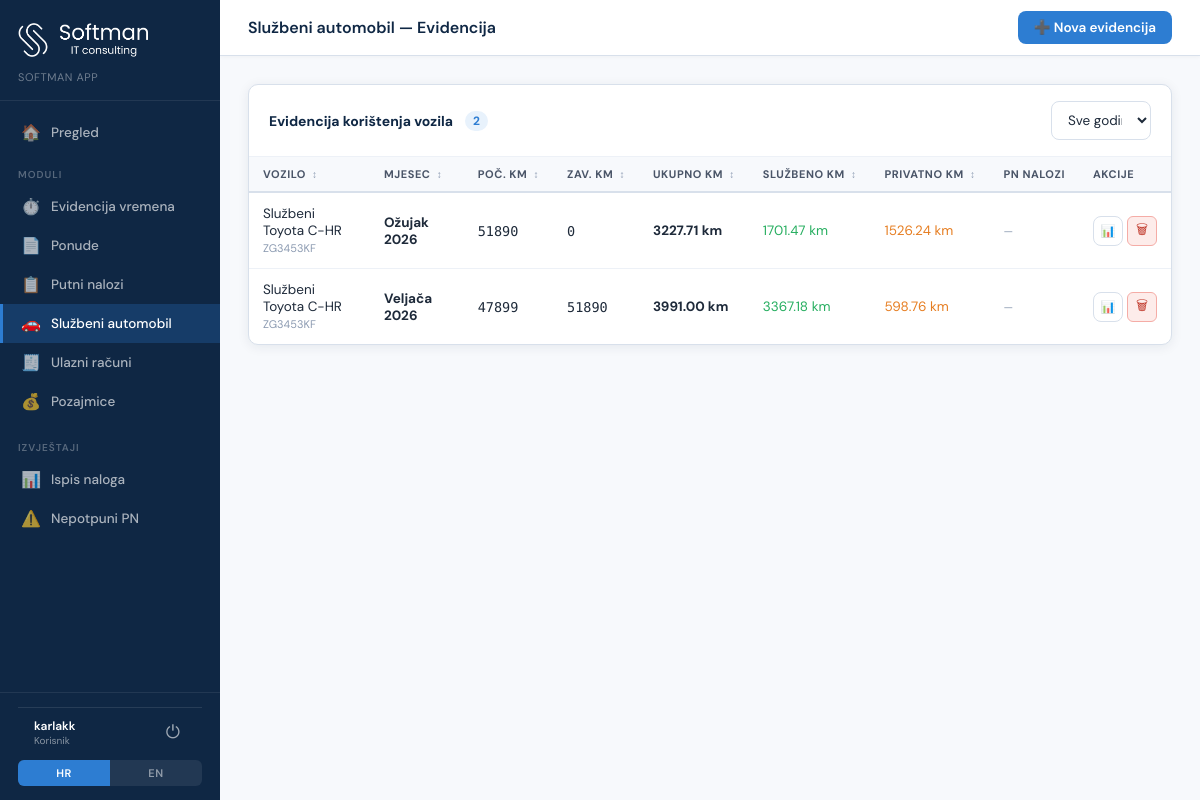
The app's page /vehicle-log (signed in) with its own data.
### tables this page shows
CREATE TABLE users (
            id INTEGER PRIMARY KEY AUTOINCREMENT,
            username TEXT UNIQUE NOT NULL,
            password_hash TEXT NOT NULL,
            is_admin INTEGER DEFAULT 0,
            is_active INTEGER DEFAULT 1,
            employee_id INTEGER,
            display_name TEXT,
            email TEXT,
            auth_provider TEXT DEFAULT 'local',
            ad_object_id TEXT,
            last_login TIMESTAMP,
            created_at TIMESTAMP DEFAULT CURRENT_TIMESTAMP
        , must_change_password INTEGER DEFAULT 0, profile_id INTEGER);

CREATE TABLE vehicle_log (
            id INTEGER PRIMARY KEY AUTOINCREMENT,
            vehicle_id INTEGER,
            year INTEGER NOT NULL,
            month INTEGER NOT NULL,
            start_km REAL DEFAULT 0,
            end_km REAL DEFAULT 0,
            total_km REAL DEFAULT 0,
            official_km REAL DEFAULT 0,
            private_km REAL DEFAULT 0,
            notes TEXT,
            csv_filename TEXT,
            created_at TIMESTAMP DEFAULT CURRENT_TIMESTAMP,
            updated_at TIMESTAMP DEFAULT CURRENT_TIMESTAMP, is_approved INTEGER DEFAULT 0, approved_at TEXT, approved_by_id INTEGER, employee_signature_path TEXT, frozen_excel_path TEXT, frozen_pdf_path TEXT,
            UNIQUE(vehicle_id, year, month)
        );

CREATE TABLE vehicles (
            id INTEGER PRIMARY KEY AUTOINCREMENT,
            name TEXT NOT NULL,
            reg_plate TEXT,
            is_default INTEGER DEFAULT 0,
            created_at TIMESTAMP DEFAULT CURRENT_TIMESTAMP
        , vehicle_type TEXT DEFAULT 'pool', assigned_employee_id INTEGER DEFAULT NULL, home_address TEXT DEFAULT NULL, home_city TEXT DEFAULT NULL);

### app.py (the view)
@app.route('/vehicle-log')
@login_required
def vehicle_log_list():
    user = get_current_user()
    conn = get_db()
    if not user_has_vehicle_log_access(user, conn):
        conn.close()
        return render_template('403.html', user=user), 403
    audit('view', module='sluzbeni_automobil', entity='list')
    logs = conn.execute('''
        SELECT vl.*, v.name as vehicle_name, v.reg_plate
        FROM vehicle_log vl
        LEFT JOIN vehicles v ON vl.vehicle_id = v.id
        ORDER BY vl.year DESC, vl.month DESC
    ''').fetchall()
    vehicles = get_vehicles_for_user(conn, user)
    conn.close()
    log_list = []
    for log in logs:
        d = dict(log)
        d['month_name'] = MONTH_NAMES.get(d['month'], '')
        log_list.append(d)
    return render_template('vehicle_log.html', logs=log_list,
                          vehicles=vehicles,
                          month_names=MONTH_NAMES,
                          active='vehicle-log')

### templates/vehicle_log.html (shortened to what this page needs)
{% extends "base.html" %}
{% set active = 'vehicle-log' %}
{% block topbar_title %}Službeni automobil — Evidencija{% endblock %}
{% block topbar_actions %}
<a href="/vehicle-log/new" class="btn btn-primary" title="Nova evidencija korištenja vozila">➕ Nova evidencija</a>
{% endblock %}
{% block content %}
<div class="card">
  <div class="card-header">
    <div style="display:flex;align-items:center;gap:12px;">
      <span class="card-title">Evidencija korištenja vozila</span>
      <span style="background:var(--accent-light);color:var(--accent);padding:2px 8px;border-radius:20px;font-size:12px;font-weight:700;">{{ logs|length }}</span>
    </div>
    <div style="display:flex;gap:8px;">
      <select id="filter-year" class="form-control" style="width:100px;" onchange="filterLogs()">
        <option value="">Sve godine</option>
      </select>
    </div>
  </div>
  <div class="table-wrap">
    <table id="log-table">
      <thead>
        <tr>
          <th class="sortable" onclick="sortLog(0)">Vozilo <span class="sort-icon">↕</span></th>
          <th class="sortable" onclick="sortLog(1)">Mjesec <span class="sort-icon">↕</span></th>
          <th class="sortable" onclick="sortLog(2)">Poč. km <span class="sort-icon">↕</span></th>
          <th class="sortable" onclick="sortLog(3)">Zav. km <span class="sort-icon">↕</span></th>
          <th class="sortable" onclick="sortLog(4)">Ukupno km <span class="sort-icon">↕</span></th>
          <th class="sortable" onclick="sortLog(5)">Službeno km <span class="sort-icon">↕</span></th>
          <th class="sortable" onclick="sortLog(6)">Privatno km <span class="sort-icon">↕</span></th>
          <th>PN nalozi</th>
          <th>Akcije</th>
        </tr>
      </thead>
      <tbody id="log-tbody">
        {% for log in logs %}
        <tr data-year="{{ log.year }}" data-id="{{ log.id }}" style="cursor:pointer;">
          <td data-val="{{ log.vehicle_name or '' }}">{{ log.vehicle_name or '—' }} {% if log.reg_plate %}<span style="color:var(--gray-400);font-size:11px;">{{ log.reg_plate }}</span>{% endif %}</td>
          <td data-val="{{ log.year }}-{{ '%02d'|format(log.month) }}">
            <strong>{{ log.month_name }} {{ log.year }}</strong>
          </td>
          <td data-val="{{ log.start_km or 0 }}" style="font-family:'DM Mono',monospace;">{{ '%.0f'|format(log.start_km or 0) }}</td>
          <td data-val="{{ log.end_km or 0 }}" style="font-family:'DM Mono',monospace;">{{ '%.0f'|format(log.end_km or 0) }}</td>
          <td data-val="{{ log.total_km or 0 }}" style="font-weight:700;">{{ '%.2f'|format(log.total_km or 0) }} km</td>
          <td data-val="{{ log.official_km or 0 }}" style="color:#27ae60;">{{ '%.2f'|format(log.official_km or 0) }} km</td>
          <td data-val="{{ log.private_km or 0 }}" style="color:#e67e22;">{{ '%.2f'|format(log.private_km or 0) }} km</td>
          <td>
            <span class="pn-badges" data-log-id="{{ log.id }}" style="font-size:11px;color:var(--gray-400);">učitavam...</span>
          </td>
          <td>
            <div style="display:flex;gap:4px;align-items:center;">
              <a href="/vehicle-log/{{ log.id }}/excel" class="btn btn-sm btn-secondary" style="width:30px;height:30px;padding:0;display:flex;align-items:center;justify-content:center;" title="Excel">📊</a>
              <button style="width:30px;height:30px;padding:0;background:#fdecea;color:#c0392b;border:1px solid #f5aca6;border-radius:6px;cursor:pointer;" onclick="deleteLog({{ log.id }})">🗑</button>
            </div>
          </td>
        </tr>
        {% else %}
        <tr><td colspan="9" style="text-align:center;padding:48px;color:var(--gray-400);">
          <div style="font-size:36px;margin-bottom:8px;">🚗</div>
          <div>Nema evidencija. Dodajte prvu!</div>
        </td></tr>
        {% endfor %}
      </tbody>
    </table>
  </div>
</div>
{% endblock %}

### templates/base.html (shortened to what this page needs)
<!DOCTYPE html>
<html lang="hr" data-lang="hr">
<head>
</head>
<body>
<aside class="sidebar">
  <div class="sidebar-logo">
    <img src="/static/logo.png" alt="Softman" onerror="this.onerror=null;this.style.display='none';">
    <div class="sidebar-logo-text" data-hr="Softman App" data-en="Softman App">Softman App</div>
  </div>
  <nav class="sidebar-nav">
    <a href="/" class="nav-item {% if active=='dashboard' %}active{% endif %}">
      <span class="icon">🏠</span>
      <span>Pregled</span>
    </a>
    <div class="nav-section" style="margin-top:4px;">Moduli</div>
    {% if current_user.get("is_admin") or current_user.get("can_view_worktime") %}
    <a href="/worktime" class="nav-item {% if active=='worktime' %}active{% endif %}">
      <span class="icon">⏱️</span>
      <span>Evidencija vremena</span>
    </a>
    {% endif %}
    {% if current_user.get("is_admin") or current_user.get("can_view_quotes") %}
    <a href="/quotes" class="nav-item {% if active=='quotes' %}active{% endif %}">
      <span class="icon">📄</span>
      <span>Ponude</span>
    </a>
    {% endif %}
    {% if current_user.get("is_admin") or current_user.get("can_view_orders") or current_user.get("can_view_quotes") %}
    <a href="/orders" class="nav-item {% if active=='orders' %}active{% endif %}">
      <span class="icon">📋</span>
      <span>Putni nalozi</span>
    </a>
    {% endif %}
    {% if current_user.get("is_admin") or current_user.get("can_view_vehicle_log") or current_user.get("can_view_pool_vehicles") %}
    <a href="/vehicle-log" class="nav-item {% if active=='vehicle-log' %}active{% endif %}">
      <span class="icon">🚗</span>
      <span>Službeni automobil</span>
    </a>
    {% endif %}
    {% if current_user.get("is_admin") or current_user.get("can_view_invoices") %}
    <a href="/invoices" class="nav-item {% if active=='invoices' %}active{% endif %}">
      <span class="icon">🧾</span>
      <span>Ulazni računi</span>
    </a>
    {% endif %}
    {% if current_user.get("is_admin") or current_user.get("can_view_loans") %}
    <a href="/loans" class="nav-item {% if active=='loans' %}active{% endif %}">
      <span class="icon">💰</span>
      <span>Pozajmice</span>
    </a>
    {% endif %}
    {% if current_user.get("is_admin") or current_user.get("can_view_reports") %}
    <div class="nav-section" style="margin-top:8px;">Izvještaji</div>
    <a href="/reports/popis-naloga" class="nav-item {% if active=='reports' %}active{% endif %}">
      <span class="icon">📊</span>
      <span>Ispis naloga</span>
    </a>
    <a href="/reports/nepotpuni-nalozi" class="nav-item {% if active=='reports-incomplete' %}active{% endif %}">
      <span class="icon">⚠️</span>
      <span>Nepotpuni PN</span>
    </a>
    {% endif %}
  </nav>
  <div class="sidebar-bottom">
    <div style="padding:8px 16px 4px;border-top:1px solid rgba(255,255,255,0.1);">
      <div style="display:flex;align-items:center;justify-content:space-between;margin-bottom:8px;">
        <div style="overflow:hidden;">
          <div style="font-size:12px;font-weight:600;color:white;white-space:nowrap;overflow:hidden;text-overflow:ellipsis;">
            {{ current_user.get('username', '') }}
          </div>
          <div style="font-size:10px;color:rgba(255,255,255,0.5);">
            {% if current_user.get('is_admin') %}Admin{% else %}Korisnik{% endif %}
          </div>
        </div>
        <a href="/logout" title="Odjava" style="color:rgba(255,255,255,0.6);text-decoration:none;font-size:18px;padding:4px 6px;border-radius:6px;transition:background 0.2s;" onmouseover="this.style.background='rgba(255,255,255,0.1)'" onmouseout="this.style.background='none'">⏻</a>
      </div>
    </div>
    <div class="lang-toggle">
      <div class="lang-btn active" onclick="setLang('hr')">HR</div>
      <div class="lang-btn" onclick="setLang('en')">EN</div>
    </div>
  </div>
</aside>
<main class="main">
  <div class="topbar">
    <div class="topbar-title" id="topbar-title">{% block topbar_title %}Putni Nalozi{% endblock %}</div>
    <div class="topbar-actions">{% block topbar_actions %}{% endblock %}</div>
  </div>
  <div class="content">
    {% block content %}{% endblock %}
  </div>
</main>
</body>
</html>

### records on screen
users: get "karlakk"
vehicle_log: name "Službeni Toyota C-HR", reg_plate "ZG3453KF", month_name "Ožujak", year "2026", start_km "51890", end_km "0", total_km "3227.71", official_km "1701.47", private_km "1526.24"
vehicle_log: name "Službeni Toyota C-HR", reg_plate "ZG3453KF", month_name "Veljača", year "2026", start_km "47899", end_km "51890", total_km "3991.00", official_km "3367.18", private_km "598.76"

### other values on screen
{{ logs|length }} "2"
